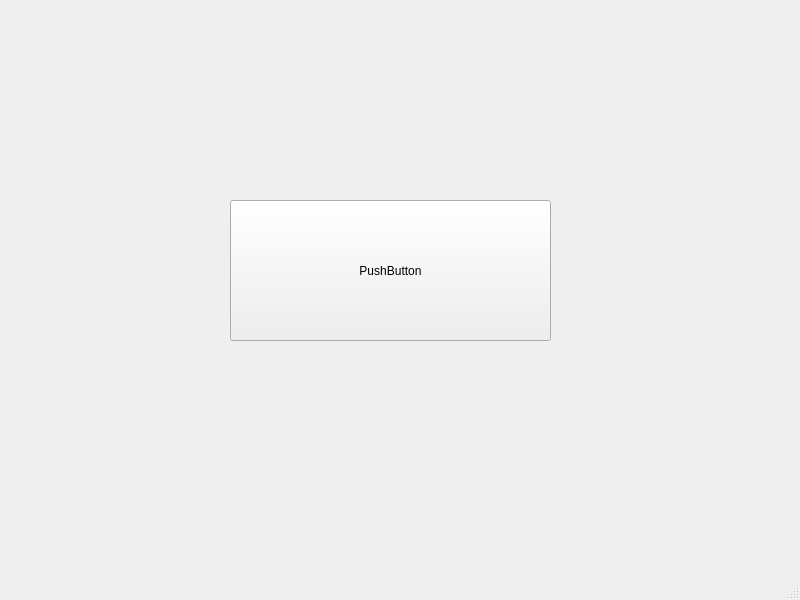
<?xml version="1.0" encoding="UTF-8"?>
<ui version="4.0">
 <class>MainWindow</class>
 <widget class="QMainWindow" name="MainWindow">
  <property name="geometry">
   <rect>
    <x>0</x>
    <y>0</y>
    <width>800</width>
    <height>600</height>
   </rect>
  </property>
  <property name="windowTitle">
   <string>MainWindow</string>
  </property>
  <widget class="QWidget" name="centralwidget">
   <widget class="QPushButton" name="button1">
    <property name="geometry">
     <rect>
      <x>230</x>
      <y>200</y>
      <width>321</width>
      <height>141</height>
     </rect>
    </property>
    <property name="text">
     <string>PushButton</string>
    </property>
   </widget>
  </widget>
  <widget class="QMenuBar" name="menubar">
   <property name="geometry">
    <rect>
     <x>0</x>
     <y>0</y>
     <width>800</width>
     <height>22</height>
    </rect>
   </property>
  </widget>
  <widget class="QStatusBar" name="statusbar"/>
 </widget>
 <resources/>
 <connections/>
</ui>
